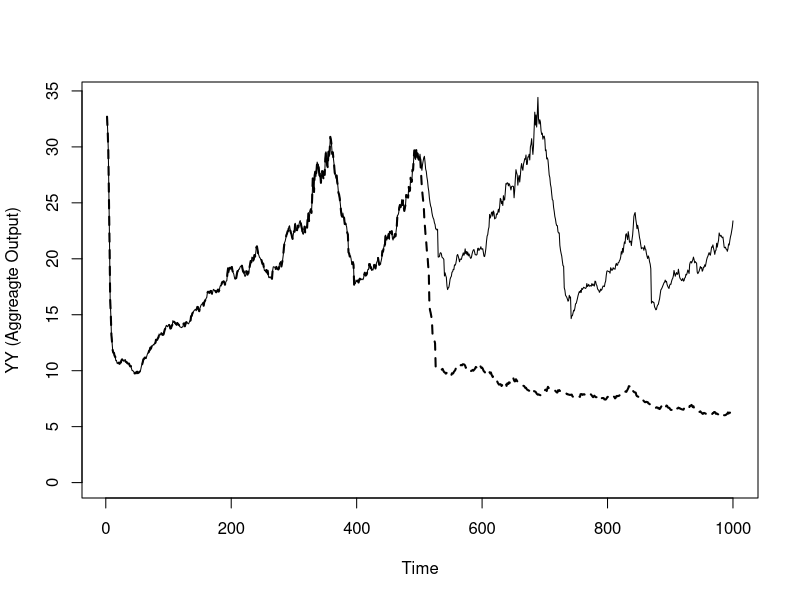

Recreate this plot in R.
# Agent based model
# Simulating the economics of firms within an industry
# Jonathan Clark
# 02/07/2018
# CSC3003S DEMO

##################################
## This model simulates a change in monetary policy with a hike in interest rates from 7.5% to 10%
##################################

#SET TIME SPAN AND NUMBER OF FIRMS
#Number of simulation periods
Time <- 1000
#Number of firms
Ni <- 100
#Number of multiple simulations
MC <- 2

#PARAMETER SETTING
#Investment accelerator
gamma <- 2
#Capital productivity
phi <- 0.1
#Interest rate
#r <- 0.1
#Random price constant
Pbar <- 0.01
#Pbar <- 0

#Depreciation rate
delta = 0.05

#rbar=0.075 #Interest rate


#Aggregate production
YY <- matrix(data=0,ncol=MC,nrow=Time)
AA <- matrix(data=0,ncol=MC,nrow=Time)
BB <- matrix(data=0,ncol=MC,nrow=Time)
LEV <- matrix(data=0,ncol=MC,nrow=Time)


for (mc in 1:MC) {
  
  set.seed(15)
  #Sensitivty Analysis
  #Pbar <- Pbar + 0.005
  
  #ALLOCATING VARIABLES AND INITIAL CONDITIONS
  #Firms’ net worth
  A <- matrix(data=1,ncol=1,nrow=Ni)
  #Firms’ capital
  K <- matrix(data=1,ncol=1,nrow=Ni)
  #Firms’ debt
  B <- matrix(data=0,ncol=1,nrow=Ni)
  #Firms’ investment
  I <- matrix(data=0,ncol=1,nrow=Ni)
  #Stochastic price
  P <- matrix(data=0,ncol=1,nrow=Ni)
  #Firms’ production
  Y <- matrix(data=0,ncol=1,nrow=Ni)
  #Firms’ profit
  Z <- matrix(2*runif(Ni)+Pbar,ncol=1,nrow=Ni)
  
  
  #SEQUENCE OF EVENTS
  for (t in 2:Time) {
    
    if (mc>1 & t>500) {
      rbar = 0.1  #Interest rate
    } else {
      rbar = 0.075 #Interest rate
    }
    
    
    I <- gamma * Z #Investment choice
    I[I<0] = 0 # assume that there is no investment in case of negative profits
    K <- K + I - K*delta #Capital accumulation
    Y <- phi * K #Production
    B <- K - A #Debt
    B[B<0] <- 0 #Self-financed firms
    P <- 2*runif(Ni)+ Pbar #Stochastic price
    r <- rbar + rbar*(B/A)^rbar #Interest rate, this is firm specific dependant on both a fized policy rate rbar, and a firm specific risk premium
    Z <- P * Y - r * K #Profit
    A <- A + Z #Net worth
    Z[A<0] <- 0 #Entry condition
    K[A<0] <- 1 #Entry condition
    A[A<0] <- 1 #Entry condition
    YY[t,mc] <- sum(Y) #Aggregate production
    AA[t,mc] <- sum(A) #Net worth
    BB[t,mc] <- sum(B) #Debt
    LEV[t,mc] <- BB[t]/AA[t]
  }
}

par(mfrow=c(1,1))
#PLOTTING AGGR. PRODUCTION WITH AND WITHOUT THE POLICY CHANGE
plot(2:Time, YY[2:Time,1],type="l",
     ylim=range(0,max(YY)),ylab="YY (Aggreagte Output)",xlab="Time")
lines(2:Time, YY[2:Time,2],type="l",
      ylim=range(0,max(YY)),lty=2,lwd=2)

